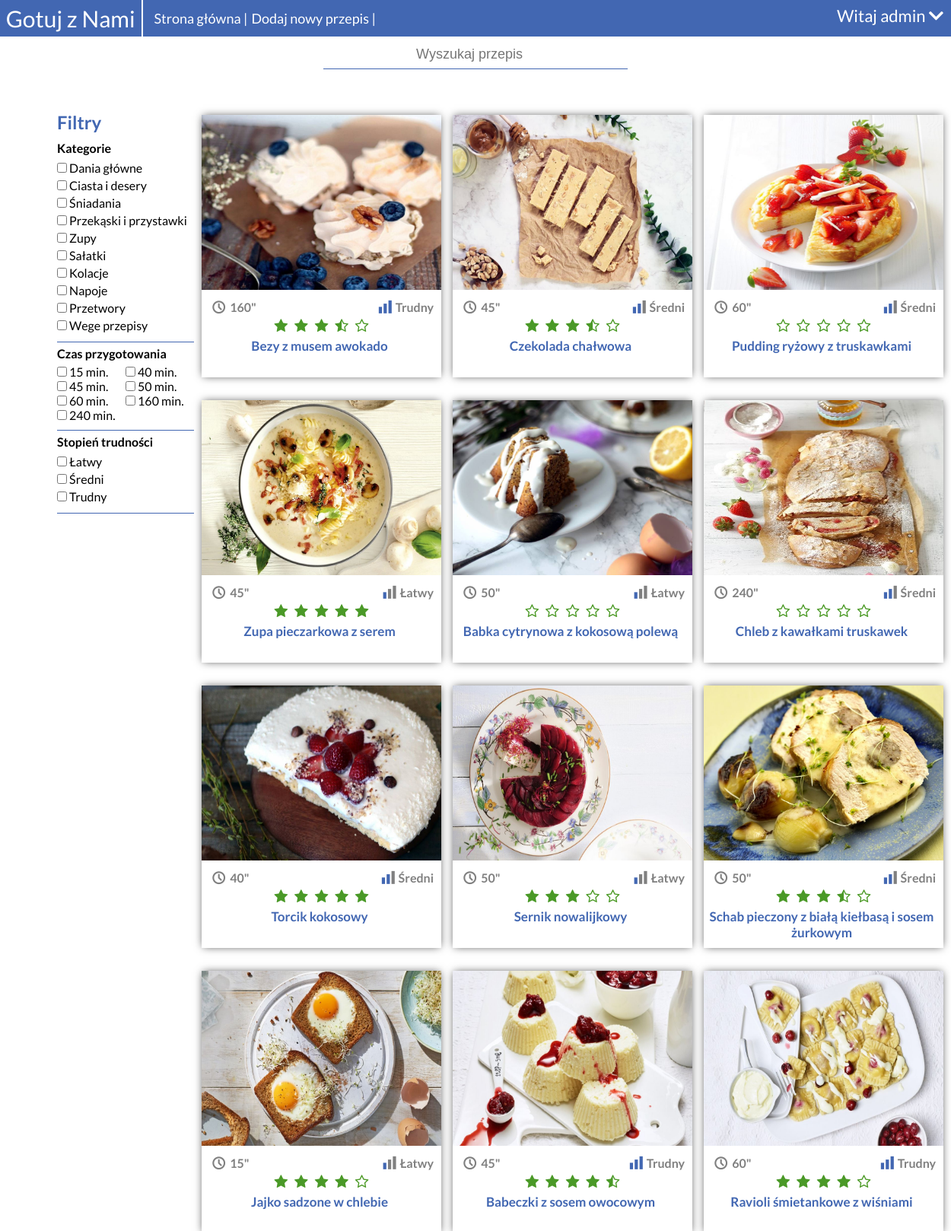
The app's page /kategorie.php (signed in) with its own data.
### tables this page shows
CREATE TABLE `kategorie` (
  `id_kategori` int(11) NOT NULL,
  `nazwa_kategori` varchar(30) NOT NULL
);

CREATE TABLE `przepisy` (
  `id_przepisu` int(11) NOT NULL,
  `tytul` varchar(50) NOT NULL,
  `skladniki` text NOT NULL,
  `przygotowanie` text NOT NULL,
  `skrot_opis` varchar(200) NOT NULL,
  `id_uzytkownika` int(20) NOT NULL,
  `id_kategori` int(11) NOT NULL,
  `czas_przygotowania` int(11) NOT NULL,
  `stopien_trudnosci` int(11) NOT NULL,
  `liczba_porcji` int(11) NOT NULL,
  `id_spos_przygotowania` int(11) NOT NULL,
  `d_bezglutenowe` tinyint(1) NOT NULL,
  `d_wegetarianskie` tinyint(1) NOT NULL,
  `d_dietetyczne` tinyint(1) NOT NULL,
  `d_dla_dzieci` tinyint(1) NOT NULL,
  `szybka_kuchnia` tinyint(1) NOT NULL
);

### wyswietlanie_przepisow.php (the view, shortened to what this page needs)
<div id="miniatura_potrawy_pojemnik">
	<?php if($rezultat_przepisy->num_rows > 0){
		while($wiersz = $rezultat_przepisy->fetch_assoc()){ ?>
	 		<div class="miniatura_potrawy_przepis">
	 			<a href="przepis.php?id=<?php echo $wiersz['id_przepisu'] ?>">
		 			<div class="miniatura_potrawy_zdjecie_skrot_opis">
		 				<img class="miniatura_potrawy_zdjecie" src="obrazy_potraw/<?php echo $wiersz["id_przepisu"] ?>.jpg"/>
		 		   	</div>
	 		   	</a>
	 		   	<div class="miniatura_potrawy_mpcpl_mpstp">
	 		   		<div class="mpcpl"><i class="icon-clock"></i><?php echo $wiersz['czas_przygotowania'] ?>"
	 		   		</div>
	 		   		<div class="mpstp">
	 		   			<?php if($wiersz['stopien_trudnosci'] == 1){ ?>
	 		   				<i class="icon-chart-bar1"></i>Łatwy
	 		   			<?php } elseif($wiersz['stopien_trudnosci'] == 2){ ?>
	 		   				<i class="icon-chart-bar2"></i>Średni
	 		   			<?php } elseif($wiersz['stopien_trudnosci'] == 3){ ?>
	 		   				<i class="icon-chart-bar3"></i>Trudny
	 		   			<?php } ?>
	 		   		</div>
	 		   	</div>
	 			<div class="miniatura_potrawy_ocena">
	 				<?php for ($i=0; $i < 5; $i++) {
	 					if($wiersz['ocena_p'] > $i + 0.5){
	 						echo '<i class="icon-star"></i>';
	 					}
	 					elseif ($wiersz['ocena_p'] > $i + 0.01  && $wiersz['ocena_p'] <= $i + 0.5) {
	 						echo '<i class="icon-star-half-alt"></i>';
	 					}
	 					elseif($wiersz['ocena_p'] <= $i){
	 						echo '<i class="icon-star-empty"></i>';
	 					}
	 					elseif($wiersz['ocena_p'] == 0.0) {
	 						echo '<i class="icon-star-empty"></i>';
	 					}
	 				} ?>
	 				</div>
		 		<div class="miniatura_potrawy_tytul">
					<a href="przepis.php?id=<?php echo $wiersz['id_przepisu'] ?>"><?php echo $wiersz["tytul"]; ?></a>
 				</div>
 			</div>
	 	<?php }
	}
	else{ echo "Zero wyników"; }
	?>
</div>
<div style="clear: both;"></div><br><br>

### kategorie.php (shortened to what this page needs)
<?php
require_once "polaczenie.php";
try {
		$polaczenie = new mysqli($host, $db_user, $db_password, $db_name);
		if($polaczenie->connect_errno!=0){
			throw new Exception(mysgli_connect_errno());
		}
		else{
			$polaczenie->query("SET NAMES 'utf8' COLLATE 'utf8_polish_ci'");
			$polaczenie->query("SET CHARSET utf8");
			$rezultat_kategorie = @$polaczenie->query("SELECT * FROM kategorie");
			$rezultat_przepisy = @$polaczenie->query('SELECT przepisy.id_przepisu, przepisy.tytul, przepisy.skrot_opis, przepisy.czas_przygotowania, przepisy.stopien_trudnosci, SUM(oceny.ocena) / COUNT(przepisy.id_przepisu) AS ocena_p FROM przepisy LEFT JOIN oceny ON przepisy.id_przepisu=oceny.id_przepisu GROUP BY przepisy.id_przepisu ORDER BY przepisy.id_przepisu DESC');
			$rezultat_czas_przygotowania = @$polaczenie->query("SELECT czas_przygotowania FROM przepisy GROUP BY czas_przygotowania");
		}
	} catch (Exception $e) {
		echo '<span style="color:red;">Błąd serwera przepraszamy na niedogodności</span>';
		echo "Informacja developera: ".$e;
	}
?>
<!DOCTYPE html>
<html lang="pl">
<head>
	<link rel="stylesheet" type="text/css" href="style.css"/>
	<link rel="stylesheet" type="text/css" href="css/fontello.css">
	<link rel="stylesheet" href="https://use.fontawesome.com/releases/v5.0.13/css/all.css">
</head>
<body>
<div id="kontener">
	<?php require_once "naglowek.php"; ?>
	<div class="k_kategorie">
		<div class="k_k_filtry">
			<h2 class="kolor_niebieski">Filtry</h2>
			<div class="k_k_f_sekcja">
				<form id="formularz_filtry_kategorie">
					<h4 class="k_k_f_s_tytul">Kategorie</h4>
					<?php while($kategorie = $rezultat_kategorie->fetch_assoc()){ ?>
						<div class="k_k_f_s_t_opcje">
							<input type="checkbox" name="kategorie" value="<?php echo $kategorie['id_kategori']; ?>">
							<?php echo $kategorie['nazwa_kategori']; ?>
						</div>
					<?php } ?>
				</form>
			</div>
			<div class="k_k_f_sekcja">
				<form id="formularz_filtry_czas_przygotowania">
					<h4 class="k_k_f_s_tytul">Czas przygotowania</h4>
					<?php while($czas_przygotowania = $rezultat_czas_przygotowania->fetch_assoc()){ ?>
						<div class="k_k_f_s_t_opcje_floatleft">
							<input type="checkbox" name="czas_przygotowania" value="<?php echo $czas_przygotowania['czas_przygotowania']; ?>">
							<?php echo $czas_przygotowania['czas_przygotowania']; ?> min.
						</div>
					<?php } ?>
				</form>
			</div>
			<div class="k_k_f_sekcja">
				<form id="formularz_filtry_stopien_trudnosci">
					<h4 class="k_k_f_s_tytul">Stopień trudności</h4>
					<div class="k_k_f_s_t_opcje">
						<input type="checkbox" name="stopien_trudnosci" value="1"> Łatwy
					</div>
					<div class="k_k_f_s_t_opcje">
						<input type="checkbox" name="stopien_trudnosci" value="2"> Średni
					</div>
					<div class="k_k_f_s_t_opcje">
						<input type="checkbox" name="stopien_trudnosci" value="3"> Trudny
					</div>
				</form>
			</div>
		</div>
		<div class="k_k_wyswietlanie_przepisow">
			<?php include "wyswietlanie_przepisow.php"; ?>
		</div>
	</div>
</div>
</body>
</html>

### style.css (style rules this page uses)
* { margin: 0; padding: 0; }
body { margin: 0 auto; font-family: 'Lato', sans-serif; }
#kontener { width: 100%; }
#miniatura_potrawy_pojemnik { width: 1000px; margin: 0 auto; margin-top: 20px; text-align: center; }
.miniatura_potrawy_przepis { float: left; height: 345px; margin-right: 15px; margin-bottom: 30px; -webkit-box-shadow: 0px 0px 11px -2px rgba(0,0,0,0.75); -moz-box-shadow: 0px 0px 11px -2px rgba(0,0,0,0.75); box-shadow: 0px 0px 11px -2px rgba(0,0,0,0.75); }
.miniatura_potrawy_zdjecie_skrot_opis { position: relative; }
.miniatura_potrawy_zdjecie { height: 230px; width: 315px; }
.miniatura_potrawy_mpcpl_mpstp { font-size: 16px; padding: 10px 10px 0px 10px; font-weight: bold; color: grey; vertical-align: middle; }
.mpcpl { float: left; text-align: left; }
.mpstp { float: right; text-align: right; }
.miniatura_potrawy_ocena { font-size: 15px; padding: 6px 0px; }
.miniatura_potrawy_tytul { max-width: 310px; font-size: 17px; font-weight: bold; color: #4267b2; }
.miniatura_potrawy_tytul a { text-decoration: none; color: font-size: 17px; font-weight: bold; color: #4267b2; }
.k_kategorie { width: 1100px; margin: 0 auto; margin-top: 40px; }
.k_k_filtry { float: left; box-sizing: border-box; width: 180px; margin-top: 15px; }
.k_k_wyswietlanie_przepisow { float: left; box-sizing: border-box; width: 800px; margin-left: 10px; }
.k_k_f_sekcja { border-bottom: 1px solid #4267b2; padding-bottom: 10px; }
.k_k_f_s_tytul { padding: 5px 0px; }
.k_k_f_s_t_opcje { padding: 2px 0px; }
.k_k_f_s_t_opcje_floatleft { float: left; width: 90px; }
.kolor_niebieski { color: #4267b2; padding-bottom: 5px; }

### records on screen
kategorie: nazwa_kategori "Dania główne"
kategorie: nazwa_kategori "Ciasta i desery"
kategorie: nazwa_kategori "Śniadania"
kategorie: nazwa_kategori "Przekąski i przystawki"
kategorie: nazwa_kategori "Zupy"
kategorie: nazwa_kategori "Sałatki"
kategorie: nazwa_kategori "Kolacje"
kategorie: nazwa_kategori "Napoje"
kategorie: nazwa_kategori "Przetwory"
kategorie: nazwa_kategori "Wege przepisy"
przepisy: shows a picture, czas_przygotowania "160", stopien_trudnosci "Trudny", tytul "Bezy z musem awokado"
przepisy: shows a picture, czas_przygotowania "45", stopien_trudnosci "Średni", tytul "Czekolada chałwowa"
przepisy: shows a picture, czas_przygotowania "60", stopien_trudnosci "Średni", tytul "Pudding ryżowy z truskawkami"
przepisy: shows a picture, czas_przygotowania "45", stopien_trudnosci "Łatwy", tytul "Zupa pieczarkowa z serem"
przepisy: shows a picture, czas_przygotowania "50", stopien_trudnosci "Łatwy", tytul "Babka cytrynowa z kokosową polewą"
przepisy: shows a picture, czas_przygotowania "240", stopien_trudnosci "Średni", tytul "Chleb z kawałkami truskawek"
przepisy: shows a picture, czas_przygotowania "40", stopien_trudnosci "Średni", tytul "Torcik kokosowy"
przepisy: shows a picture, czas_przygotowania "50", stopien_trudnosci "Łatwy", tytul "Sernik nowalijkowy"
przepisy: shows a picture, czas_przygotowania "50", stopien_trudnosci "Średni", tytul "Schab pieczony z białą kiełbasą i sosem żurkowym"
przepisy: shows a picture, czas_przygotowania "15", stopien_trudnosci "Łatwy", tytul "Jajko sadzone w chlebie"
przepisy: shows a picture, czas_przygotowania "45", stopien_trudnosci "Trudny", tytul "Babeczki z sosem owocowym"
przepisy: shows a picture, czas_przygotowania "60", stopien_trudnosci "Trudny", tytul "Ravioli śmietankowe z wiśniami"

### other values on screen
$_SESSION['uzytkownik'] "admin"
$czas_przygotowania['czas_przygotowania'] "15"
$czas_przygotowania['czas_przygotowania'] "40"
$czas_przygotowania['czas_przygotowania'] "45"
$czas_przygotowania['czas_przygotowania'] "50"
$czas_przygotowania['czas_przygotowania'] "60"
$czas_przygotowania['czas_przygotowania'] "160"
$czas_przygotowania['czas_przygotowania'] "240"
